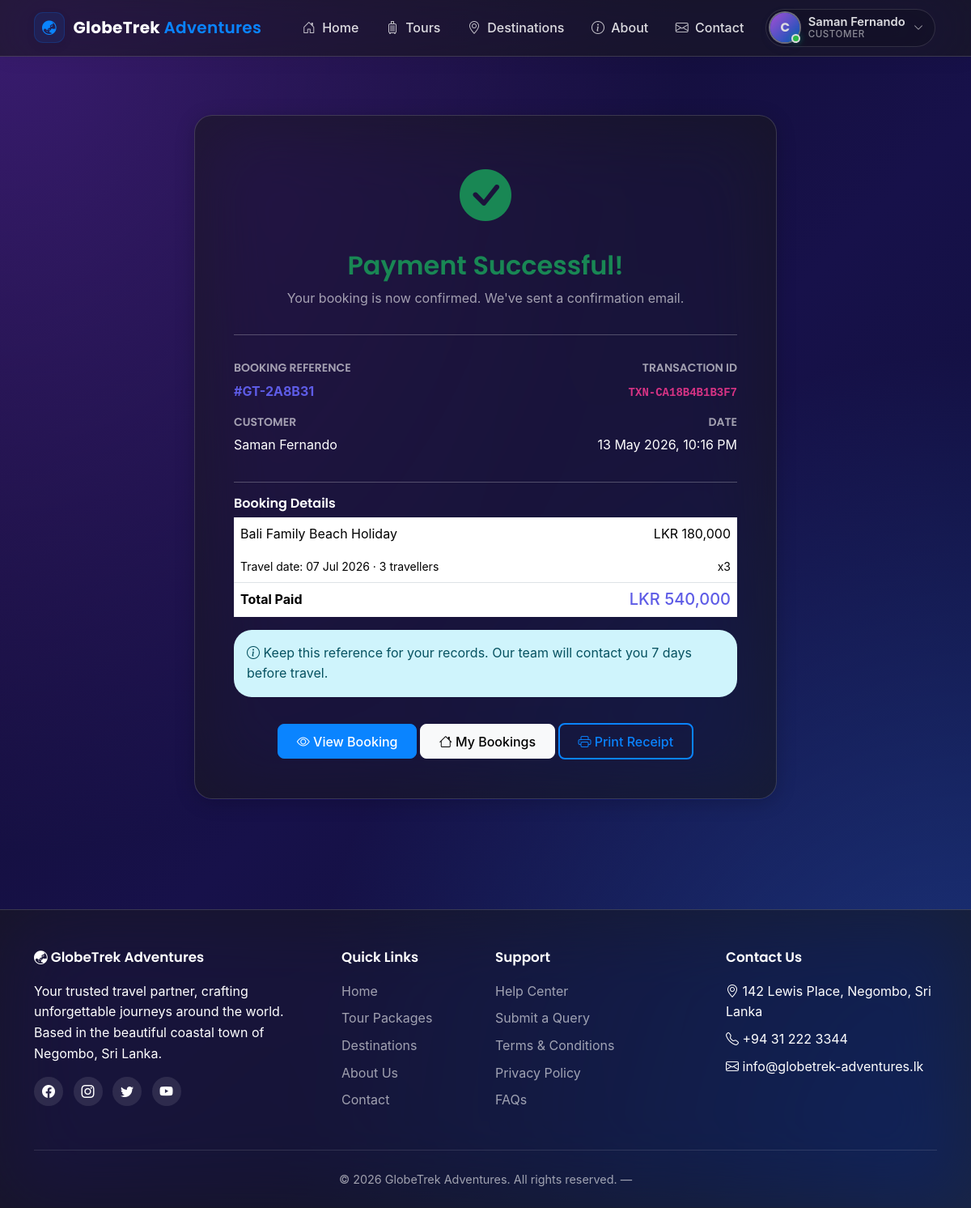
/bookings/2/receipt/ (signed in), run on the app's committed database.
### apps/accounts/models.py (models this page shows, shortened)
class Profile(models.Model):
    ROLE_CHOICES = [
        ('customer', 'Customer'),
        ('staff', 'Staff'),
        ('admin', 'Admin'),
    ]
    user = models.OneToOneField(
        User,
        on_delete=models.CASCADE,
        related_name='profile',
    )
    role = models.CharField(
        max_length=10,
        choices=ROLE_CHOICES,
        default='customer',
        help_text='Determines what dashboards and actions are available.',
    )
    phone = models.CharField(max_length=20, blank=True)
    address = models.TextField(blank=True)
    profile_pic = models.ImageField(
        upload_to='profile_pics/',
        blank=True,
        null=True,
    )
    date_joined = models.DateTimeField(auto_now_add=True)
    class Meta:
        ordering = ['-date_joined']

### apps/bookings/models.py (models this page shows, shortened)
class Booking(models.Model):
    STATUS_CHOICES = [
        ('pending', 'Pending Confirmation'),
        ('confirmed', 'Confirmed'),
        ('completed', 'Completed'),
        ('cancelled', 'Cancelled'),
    ]
    PAYMENT_CHOICES = [
        ('unpaid', 'Unpaid'),
        ('paid', 'Paid'),
        ('refunded', 'Refunded'),
    ]
    reference = models.CharField(max_length=12, unique=True, editable=False, blank=True)
    customer = models.ForeignKey(
        User, on_delete=models.CASCADE, related_name='bookings',
    )
    package = models.ForeignKey(
        TourPackage, on_delete=models.PROTECT, related_name='bookings',
    )
    travel_date = models.DateField(help_text='Date the tour starts.')
    num_travellers = models.PositiveIntegerField(default=1)
    total_price = models.DecimalField(max_digits=10, decimal_places=2)
    status = models.CharField(max_length=10, choices=STATUS_CHOICES, default='pending')
    payment_status = models.CharField(
        max_length=10, choices=PAYMENT_CHOICES, default='unpaid',
    )
    special_requests = models.TextField(blank=True)
    created_at = models.DateTimeField(auto_now_add=True)
    updated_at = models.DateTimeField(auto_now=True)
    class Meta:
        ordering = ['-created_at']

class Payment(models.Model):
    METHOD_CHOICES = [
        ('card', 'Credit/Debit Card'),
        ('bank', 'Bank Transfer'),
        ('paypal', 'PayPal'),
    ]
    STATUS_CHOICES = [
        ('pending', 'Pending'),
        ('completed', 'Completed'),
        ('failed', 'Failed'),
    ]
    booking = models.OneToOneField(
        Booking, on_delete=models.CASCADE, related_name='payment',
    )
    amount = models.DecimalField(max_digits=10, decimal_places=2)
    payment_method = models.CharField(max_length=20, choices=METHOD_CHOICES)
    transaction_id = models.CharField(max_length=40, unique=True, blank=True)
    status = models.CharField(max_length=20, choices=STATUS_CHOICES, default='pending')
    paid_at = models.DateTimeField(null=True, blank=True)
    class Meta:
        ordering = ['-paid_at']

### apps/tours/models.py (models this page shows, shortened)
class TourPackage(models.Model):
    title = models.CharField(max_length=200)
    slug = models.SlugField(max_length=220, unique=True, blank=True)
    destination = models.ForeignKey(
        Destination, on_delete=models.CASCADE, related_name='packages',
    )
    category = models.ForeignKey(
        TourCategory,
        on_delete=models.SET_NULL,
        null=True, blank=True,
        related_name='packages',
    )
    description = models.TextField()
    duration_days = models.PositiveIntegerField(
        validators=[MinValueValidator(1)],
        help_text='Total number of days for this tour.',
    )
    price = models.DecimalField(
        max_digits=10, decimal_places=2,
        help_text='Price per person in LKR.',
    )
    max_travellers = models.PositiveIntegerField(default=10)
    includes = models.TextField(
        help_text='What is included (one item per line: flights, hotel, meals).',
    )
    excludes = models.TextField(
        blank=True,
        help_text='What is NOT included (visa fees, insurance, etc.)',
    )
    image = models.ImageField(upload_to='tours/', blank=True, null=True)
    rating = models.DecimalField(
        max_digits=3, decimal_places=1,
        default=4.5,
        validators=[MinValueValidator(0), MaxValueValidator(5)],
    )
    available_from = models.DateField()
    available_to = models.DateField()
    is_active = models.BooleanField(default=True)
    created_at = models.DateTimeField(auto_now_add=True)
    updated_at = models.DateTimeField(auto_now=True)
    class Meta:
        ordering = ['-created_at']

### apps/bookings/views.py (the view)
# urls.py: path('<int:booking_id>/receipt/', views.receipt, name='receipt'),
@login_required
def receipt(request, booking_id):
    booking = get_object_or_404(
        Booking, id=booking_id, customer=request.user,
    )
    return render(request, 'bookings/receipt.html', {'booking': booking})

### apps/core/context_processors.py (called while the page is built)
def site_meta(request):
    return {
        'COMPANY_NAME': settings.COMPANY_NAME,
        'COMPANY_ADDRESS': settings.COMPANY_ADDRESS,
        'COMPANY_PHONE': settings.COMPANY_PHONE,
        'COMPANY_EMAIL': settings.COMPANY_EMAIL,
    }

### templates/bookings/receipt.html (shortened to what this page needs)
{% extends 'base.html' %}
{% load humanize %}
{% block content %}
<div class="container my-5">
    <div class="card p-5" style="max-width: 720px; margin: 0 auto;">
        <div class="text-center">
            <i class="bi bi-check-circle-fill text-success" style="font-size: 4rem;"></i>
            <h2 class="mt-3 text-success">Payment Successful!</h2>
            <p class="text-muted">Your booking is now confirmed. We've sent a confirmation email.</p>
        </div>
        <hr>
        <div class="row mt-3">
            <div class="col-6">
                <h6 class="text-uppercase text-muted small">Booking Reference</h6>
                <p class="fw-bold text-indigo">#{{ booking.reference }}</p>
            </div>
            <div class="col-6 text-end">
                <h6 class="text-uppercase text-muted small">Transaction ID</h6>
                <p class="fw-bold"><code>{{ booking.payment.transaction_id }}</code></p>
            </div>
            <div class="col-6">
                <h6 class="text-uppercase text-muted small">Customer</h6>
                <p>{{ booking.customer.get_full_name|default:booking.customer.username }}</p>
            </div>
            <div class="col-6 text-end">
                <h6 class="text-uppercase text-muted small">Date</h6>
                <p>{{ booking.payment.paid_at|date:"d M Y, h:i A" }}</p>
            </div>
        </div>
        <hr>
        <h6>Booking Details</h6>
        <table class="table table-borderless">
            <tr>
                <td>{{ booking.package.title }}</td>
                <td class="text-end">LKR {{ booking.package.price|floatformat:0|intcomma }}</td>
            </tr>
            <tr class="text-muted small">
                <td>Travel date: {{ booking.travel_date|date:"d M Y" }} &middot; {{ booking.num_travellers }} traveller{{ booking.num_travellers|pluralize }}</td>
                <td class="text-end">x{{ booking.num_travellers }}</td>
            </tr>
            <tr class="border-top">
                <th>Total Paid</th>
                <th class="text-end text-indigo h5">LKR {{ booking.total_price|floatformat:0|intcomma }}</th>
            </tr>
        </table>
        <div class="alert alert-info">
            <i class="bi bi-info-circle"></i> Keep this reference for your records. Our team will contact you 7 days before travel.
        </div>
        <div class="text-center mt-3">
            <a href="{% url 'bookings:detail' booking.id %}" class="btn btn-indigo">
                <i class="bi bi-eye"></i> View Booking
            </a>
            <a href="{% url 'dashboard:customer' %}" class="btn btn-light">
                <i class="bi bi-house"></i> My Bookings
            </a>
            <button onclick="window.print()" class="btn btn-outline-indigo">
                <i class="bi bi-printer"></i> Print Receipt
            </button>
        </div>
    </div>
</div>
{% endblock %}

### templates/base.html (shortened to what this page needs)
{% load static %}
<!DOCTYPE html>
<html lang="en">
<head>
    <link href="https://cdn.jsdelivr.net/npm/bootstrap@5.3.2/dist/css/bootstrap.min.css" rel="stylesheet">
    <link rel="stylesheet" href="https://cdn.jsdelivr.net/npm/bootstrap-icons@1.11.2/font/bootstrap-icons.css">
    <link rel="stylesheet" href="{% static 'css/style.css' %}">
</head>
<body>
    <nav class="navbar navbar-expand-lg navbar-globetrek sticky-top">
        <div class="container">
            <a class="navbar-brand" href="{% url 'core:home' %}">
                <span class="brand-mark"><i class="bi bi-globe-asia-australia"></i></span>
                <span class="brand-text">GlobeTrek <span class="brand-text-accent">Adventures</span></span>
            </a>
            <div class="collapse navbar-collapse" id="mainNav">
                <ul class="navbar-nav ms-auto align-items-lg-center">
                    <li class="nav-item"><a
                            class="nav-link {% if request.resolver_match.url_name == 'home' %}active{% endif %}"
                            href="{% url 'core:home' %}"><i class="bi bi-house-door"></i> Home</a></li>
                    <li class="nav-item"><a class="nav-link" href="{% url 'tours:package_list' %}"><i
                                class="bi bi-suitcase"></i> Tours</a></li>
                    <li class="nav-item"><a class="nav-link" href="{% url 'tours:destination_list' %}"><i
                                class="bi bi-geo-alt"></i> Destinations</a></li>
                    <li class="nav-item"><a class="nav-link" href="{% url 'core:about' %}"><i
                                class="bi bi-info-circle"></i> About</a></li>
                    <li class="nav-item"><a class="nav-link" href="{% url 'core:contact' %}"><i
                                class="bi bi-envelope"></i> Contact</a></li>
                    {% if user.is_authenticated %}
                    {% if '/dashboard/' in request.path or '/manage/' in request.path or '/my_list/' in request.path %}
                    {% else %}
                    <li class="nav-item dropdown user-menu ms-lg-2">
                        <a class="nav-link user-trigger" data-bs-toggle="dropdown" href="#" aria-expanded="false">
                            <span class="avatar avatar-sm">
                                {% if user.profile.profile_pic %}
                                <img src="{{ user.profile.profile_pic.url }}" alt="{{ user.username }}">
                                {% else %}
                                <span class="avatar-initial">{{ user.username|slice:":1"|upper }}</span>
                                {% endif %}
                                <span class="avatar-status"></span>
                            </span>
                            <span class="user-meta d-none d-lg-flex">
                                <span class="user-name">{{ user.get_full_name|default:user.username }}</span>
                                {% if user.profile.role %}
                                <span class="user-role">{{ user.profile.get_role_display }}</span>
                                {% endif %}
                            </span>
                            <i class="bi bi-chevron-down user-caret"></i>
                        </a>
                    </li>
                    {% endif %}
                    {% endif %}
                </ul>
            </div>
        </div>
    </nav>
    <main class="py-4">
        {% block content %}{% endblock %}
    </main>
    <footer class="footer">
        <div class="container">
            <div class="row g-4">
                <div class="col-lg-4 col-md-6">
                    <h5><i class="bi bi-globe-asia-australia"></i> GlobeTrek Adventures</h5>
                    <p>Your trusted travel partner, crafting unforgettable journeys around the world. Based in the
                        beautiful coastal town of Negombo, Sri Lanka.</p>
                    <div class="social-icons mt-3">
                        <a href="#" title="Facebook"><i class="bi bi-facebook"></i></a>
                        <a href="#" title="Instagram"><i class="bi bi-instagram"></i></a>
                        <a href="#" title="Twitter"><i class="bi bi-twitter"></i></a>
                        <a href="#" title="YouTube"><i class="bi bi-youtube"></i></a>
                    </div>
                </div>
                <div class="col-lg-2 col-md-6">
                    <h5>Quick Links</h5>
                    <ul>
                        <li><a href="{% url 'core:home' %}">Home</a></li>
                        <li><a href="{% url 'tours:package_list' %}">Tour Packages</a></li>
                        <li><a href="{% url 'tours:destination_list' %}">Destinations</a></li>
                        <li><a href="{% url 'core:about' %}">About Us</a></li>
                        <li><a href="{% url 'core:contact' %}">Contact</a></li>
                    </ul>
                </div>
                <div class="col-lg-3 col-md-6">
                    <h5>Support</h5>
                    <ul>
                        <li><a href="{% url 'core:contact' %}">Help Center</a></li>
                        <li><a href="{% url 'inquiries:create' %}">Submit a Query</a></li>
                        <li><a href="#">Terms & Conditions</a></li>
                        <li><a href="#">Privacy Policy</a></li>
                        <li><a href="#">FAQs</a></li>
                    </ul>
                </div>
                <div class="col-lg-3 col-md-6">
                    <h5>Contact Us</h5>
                    <ul>
                        <li><i class="bi bi-geo-alt"></i> {{ COMPANY_ADDRESS }}</li>
                        <li><i class="bi bi-telephone"></i> {{ COMPANY_PHONE }}</li>
                        <li><i class="bi bi-envelope"></i> {{ COMPANY_EMAIL }}</li>
                    </ul>
                </div>
            </div>
            <div class="footer-bottom">
                &copy; {% now "Y" %} {{ COMPANY_NAME }}. All rights reserved. &mdash;
            </div>
        </div>
    </footer>
</body>
</html>

### data on the page
Booking: reference "GT-2A8B31", payment.transaction_id "TXN-CA18B4B1B3F7", customer.get_full_name "Saman Fernando", payment.paid_at "13 May 2026, 10:16 PM", package "Bali Family Beach Holiday", package.price "180,000", travel_date "07 Jul 2026", num_travellers "3", total_price "540,000"

### other printed values
{{ user.username|slice:":1"|upper }} "C"
{{ user.get_full_name|default:user.username }} "Saman Fernando"
{{ user.profile.get_role_display }} "CUSTOMER"
{{ COMPANY_ADDRESS }} "142 Lewis Place, Negombo, Sri Lanka"
{{ COMPANY_PHONE }} "+94 31 222 3344"
{{ COMPANY_EMAIL }} "info@globetrek-adventures.lk"
{{ COMPANY_NAME }} "GlobeTrek Adventures"
